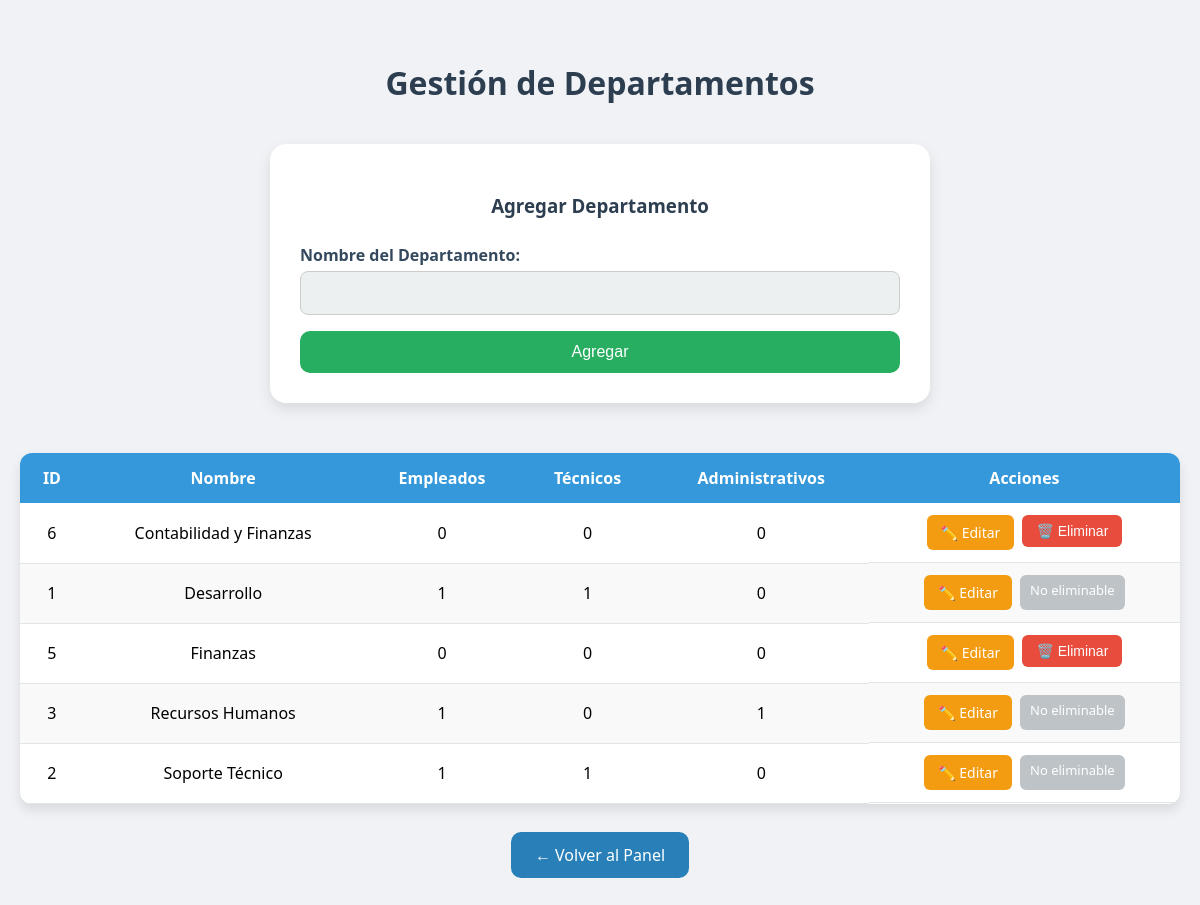
The page /departamento.php (signed in) on the database its author committed.
### tables this page shows
CREATE TABLE departamento (
    cod_depto INTEGER PRIMARY KEY AUTOINCREMENT,
    nombre_depto TEXT NOT NULL
);

### departamento.php (the view, shortened to what this page needs)
<?php
require_once 'includes/db.php';
$query = "
    SELECT d.cod_depto, d.nombre_depto,
           COUNT(e.num_matricula) as total_empleados,
           SUM(CASE WHEN e.tipo_empleado = 'tecnico' THEN 1 ELSE 0 END) as total_tecnicos,
           SUM(CASE WHEN e.tipo_empleado = 'administrativo' THEN 1 ELSE 0 END) as total_admins
    FROM departamento d
    LEFT JOIN empleado e ON d.cod_depto = e.cod_depto
    GROUP BY d.cod_depto
    ORDER BY d.nombre_depto ASC
";
$departamentos = $db->query($query);
$modo_editar = false;
$datos_editar = [];
?>
<!DOCTYPE html>
<html lang="es">
<head>
</head>
<body>
    <h1>Gestión de Departamentos</h1>
    <form method="POST" class="form-card">
        <h3><?= $modo_editar ? 'Editar Departamento' : 'Agregar Departamento' ?></h3>
        <div class="form-group">
            <label for="nombre_depto">Nombre del Departamento:</label>
            <input type="text" name="nombre_depto" required value="<?= $modo_editar ? htmlspecialchars($datos_editar['nombre_depto']) : '' ?>">
        </div>
        <button type="submit"><?= $modo_editar ? 'Actualizar' : 'Agregar' ?></button>
    </form>
    <table>
        <thead>
            <tr>
                <th>ID</th>
                <th>Nombre</th>
                <th>Empleados</th>
                <th>Técnicos</th>
                <th>Administrativos</th>
                <th>Acciones</th>
            </tr>
        </thead>
        <tbody>
            <?php while ($row = $departamentos->fetchArray(SQLITE3_ASSOC)): ?>
                <tr>
                    <td><?= $row['cod_depto'] ?></td>
                    <td class="nombre-depto"><?= htmlspecialchars($row['nombre_depto']) ?></td>
                    <td><?= $row['total_empleados'] ?></td>
                    <td><?= $row['total_tecnicos'] ?></td>
                    <td><?= $row['total_admins'] ?></td>
                    <td class="action-cell">
                        <a href="?editar=<?= $row['cod_depto'] ?>" class="editar-btn">✏️ Editar</a>
                        <?php if ($row['total_empleados'] == 0): ?>
                            <form method="POST" style="display:inline;">
                                <button type="submit" name="eliminar" class="eliminar-btn">🗑️ Eliminar</button>
                            </form>
                        <?php else: ?>
                            <div class="no-eliminable">No eliminable</div>
                        <?php endif; ?>
                    </td>
                </tr>
            <?php endwhile; ?>
        </tbody>
    </table>
    <div class="volver">
        <a href="dashboard.php">← Volver al Panel</a>
    </div>
</body>

### departamento.php (style rules this page uses)
body { font-family: 'Segoe UI', sans-serif; background-color: #f0f2f5; margin: 0; padding: 40px 20px; }
h1 { text-align: center; color: #2c3e50; margin-bottom: 40px; }
.form-card { background-color: #ffffff; border-radius: 16px; padding: 30px; box-shadow: 0 6px 14px rgba(0,0,0,0.1); max-width: 600px; margin: auto; margin-bottom: 50px; display: flex; flex-direction: column; gap: 16px; }
.form-card h3 { text-align: center; margin-bottom: 10px; color: #2c3e50; }
.form-group { display: flex; flex-direction: column; }
.form-group label { font-weight: 600; margin-bottom: 5px; color: #34495e; }
.form-group input[type="text"] { padding: 12px; border: 1px solid #ccc; border-radius: 8px; background-color: #ecf0f1; font-size: 16px; }
.form-card button { padding: 12px; border: none; border-radius: 10px; font-size: 16px; background-color: #27ae60; color: white; cursor: pointer; transition: background-color 0.3s ease; }
table { width: 100%; border-collapse: collapse; background: white; border-radius: 12px; overflow: hidden; box-shadow: 0 6px 12px rgba(0,0,0,0.1); }
th { background-color: #3498db; color: white; padding: 14px; position: sticky; top: 0; }
td { padding: 12px; text-align: center; border-bottom: 1px solid #e1e4e8; }
tr:nth-child(even) { background-color: #f9f9f9; }
.nombre-depto { max-width: 180px; word-wrap: break-word; }
.action-cell { display: flex; justify-content: center; flex-wrap: wrap; gap: 8px; }
.editar-btn, .eliminar-btn { padding: 8px 14px; border: none; border-radius: 6px; font-size: 14px; color: white; cursor: pointer; transition: background-color 0.3s ease; text-decoration: none; }
.editar-btn { background-color: #f39c12; }
.eliminar-btn { background-color: #e74c3c; }
.no-eliminable { font-size: 13px; background-color: #bdc3c7; color: white; padding: 6px 10px; border-radius: 6px; }
.volver { text-align: center; margin-top: 40px; }
.volver a { background-color: #2980b9; color: white; padding: 12px 24px; text-decoration: none; border-radius: 10px; font-size: 16px; transition: background-color 0.3s ease; }

### rows shown on the page
departamento: cod_depto "6", nombre_depto "Contabilidad y Finanzas", total_empleados "0", total_tecnicos "0", total_admins "0"
departamento: cod_depto "1", nombre_depto "Desarrollo", total_empleados "1", total_tecnicos "1", total_admins "0", shows "No eliminable"
departamento: cod_depto "5", nombre_depto "Finanzas", total_empleados "0", total_tecnicos "0", total_admins "0"
departamento: cod_depto "3", nombre_depto "Recursos Humanos", total_empleados "1", total_tecnicos "0", total_admins "1", shows "No eliminable"
departamento: cod_depto "2", nombre_depto "Soporte Técnico", total_empleados "1", total_tecnicos "1", total_admins "0", shows "No eliminable"
